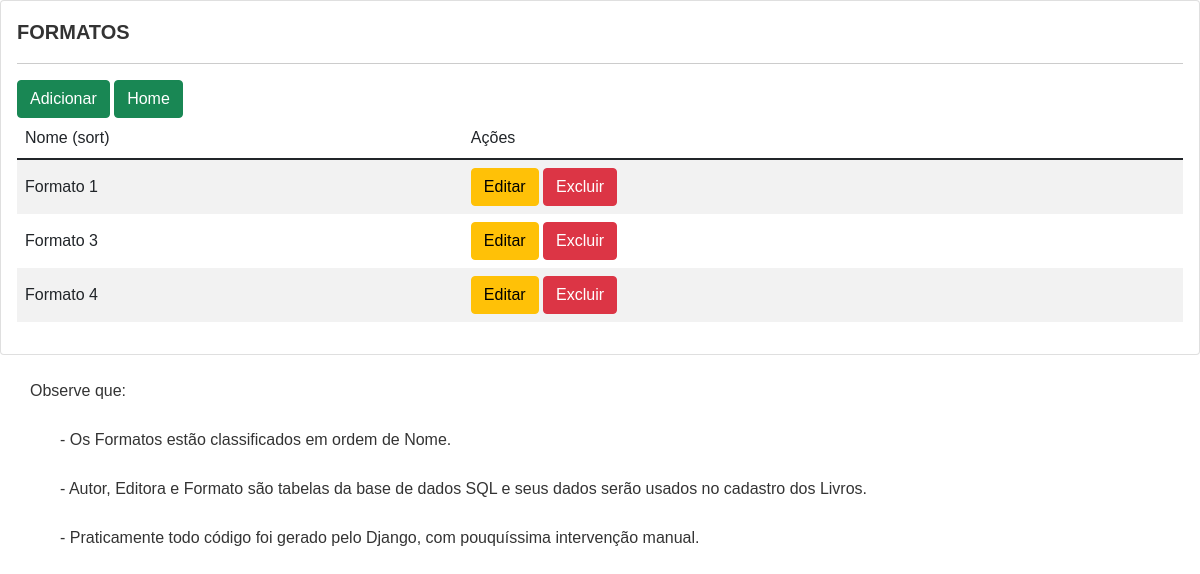
The app's page /formato/, older data.
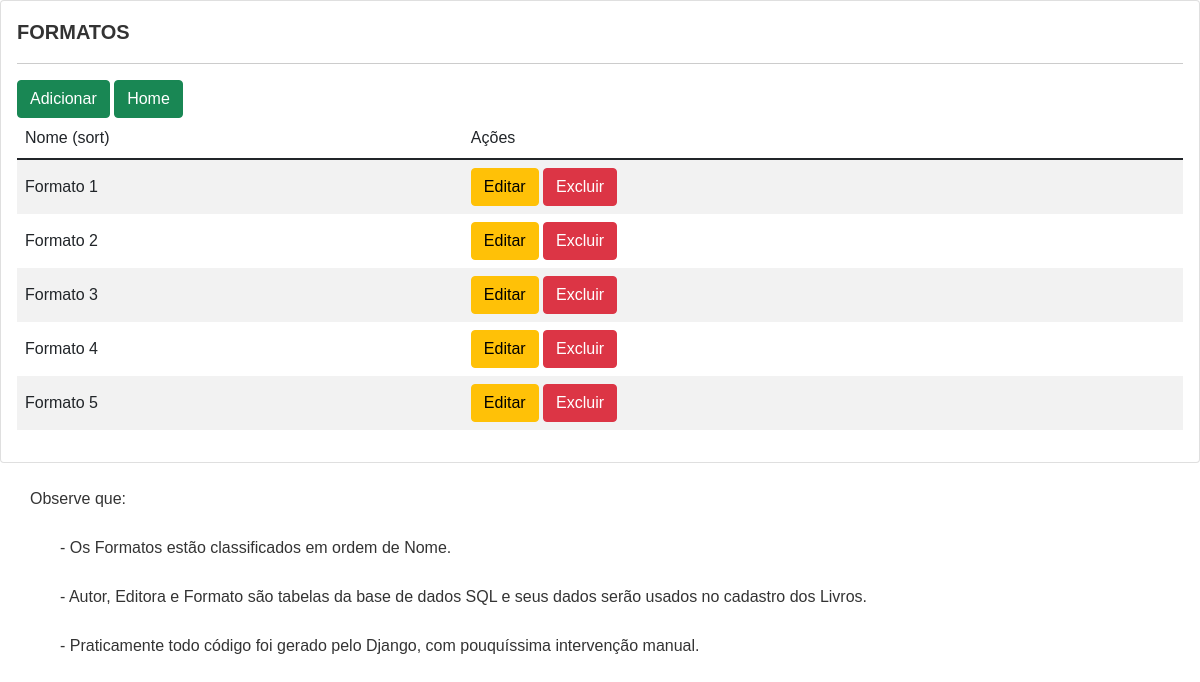
The same page, newer data.
### portal6/models.py (models this page shows, shortened)
class Formato(models.Model):
    nome = models.CharField('Nome do Formato', max_length=255)
    class Meta:
        ordering = ['nome']  # --> augustão FUNCIONOU

### portal6/views.py (the view)
# urls.py: path('formato/', views.formato, name='formato'),
def formato(request):
    formatos = Formato.objects.all().order_by('nome')  # --> augustão sort
    context = {
        'formatos': formatos
    }
    return render(request, 'formato.html', context)

### portal6/templates/portal6/formato.html
{% extends 'base.html' %}
{% block content %}
<div class="card">
    <div class="card-body">
        <h4>FORMATOS</h4>
        <hr>
        <a class="btn btn-success" href="{% url 'formato_add' %}"> Adicionar </a>
        <a class="btn btn-success" href="{% url 'home' %}"> Home </a>
        <table class="table table-striped">
            <thead>
                <tr>
                    <th>Nome (sort)</th>
                    <th>Ações</th>
                </tr>
            </thead>
            <tbody>
                {% for formato in formatos %}
                <tr>
                    <td>{{ formato.nome }}</td>
                    <td>
                        <a class="btn btn-warning" href="{% url 'formato_edit' formato.id %}">Editar</a>
                        <a class="btn btn-danger" href="{% url 'formato_delete' formato.id %}"
                           onclick="return confirm('Tem certeza que deseja DELETAR essa Formato?')">Excluir</a>
                    </td>
                </tr>
                {% endfor %}
            </tbody>
        </table>
    </div>
</div>
<div>
    <br>
    <p style="margin-left: 30px;">Observe que:</p>
    <p style="margin-left: 60px;"> - Os Formatos estão classificados em ordem de Nome.</p>
    <p style="margin-left: 60px;"> - Autor, Editora e Formato são tabelas da base de dados SQL e seus dados serão usados no cadastro dos Livros.</p>
    <p style="margin-left: 60px;"> - Praticamente todo código foi gerado pelo Django, com pouquíssima intervenção manual.</p>
</div>
{% endblock %}

Row changes from the older to the newer data that the page shows:
added Formato: nome "Formato 2"
added Formato: nome "Formato 5"
